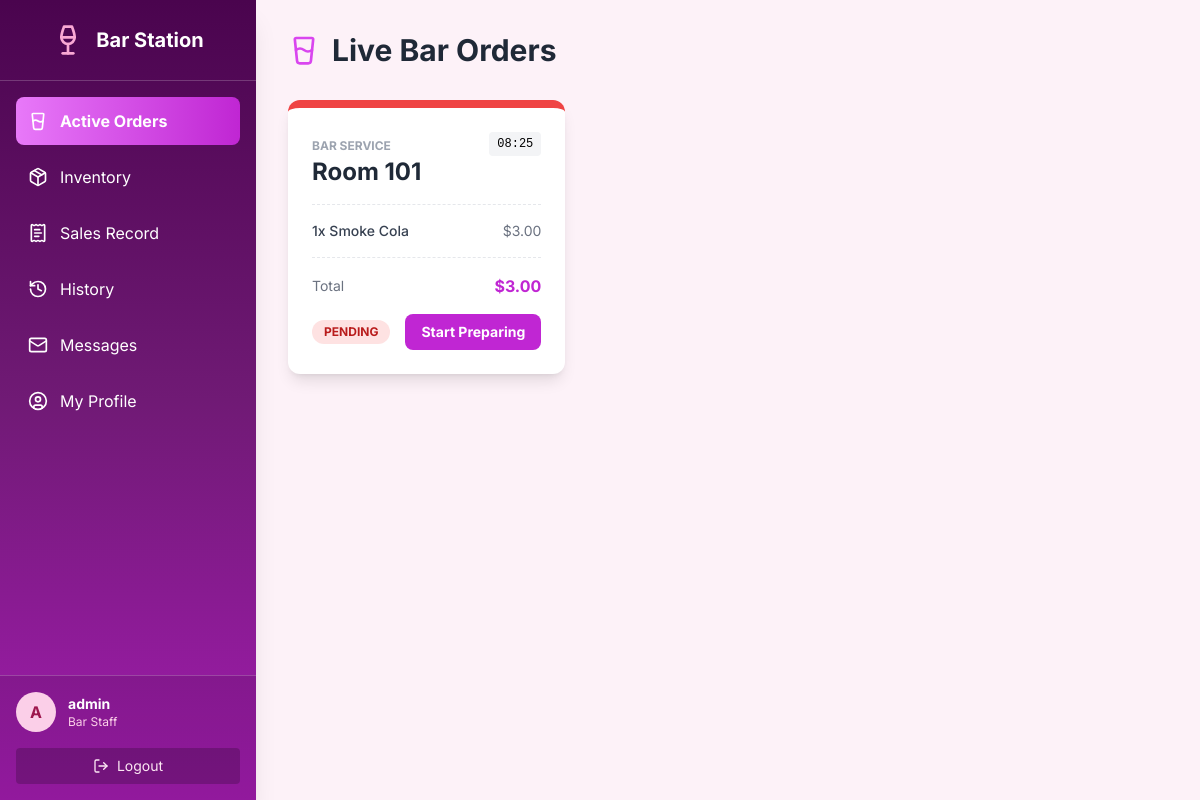
Screenshot of /dashboard/bar/ (signed in) with the database file from the repository.
### accounts/models.py (models this page shows, shortened)
class CustomUser(AbstractUser):
    ADMIN = 'admin'
    EMPLOYEE = 'employee'  # Unified role for all staff
    CUSTOMER = 'customer'
    ROLE_CHOICES = [
        (ADMIN, 'Admin'),
        (EMPLOYEE, 'Employee'),
        (CUSTOMER, 'Customer'),
    ]
    role = models.CharField(max_length=15, choices=ROLE_CHOICES)
    mobile = models.CharField(max_length=15, blank=True, null=True)
    profile_picture = models.ImageField(upload_to='profile_pics/', blank=True, null=True)
    objects = CustomUserManager()

class BarOrder(models.Model):
    STATUS_CHOICES = [
        ('pending', 'Pending'),
        ('preparing', 'Preparing'),
        ('served', 'Served'),
    ]
    booking = models.ForeignKey(Booking, on_delete=models.CASCADE, related_name='bar_orders')
    total_price = models.DecimalField(max_digits=10, decimal_places=2, default=0.00)
    status = models.CharField(max_length=20, choices=STATUS_CHOICES, default='pending')
    is_paid = models.BooleanField(default=False)
    created_at = models.DateTimeField(auto_now_add=True)
    bar_staff = models.ForeignKey(Employee, on_delete=models.SET_NULL, null=True, blank=True, related_name='bar_orders')
    class Meta:
        ordering = ['-created_at']

class Booking(models.Model):
    user = models.ForeignKey(CustomUser, on_delete=models.CASCADE)
    room = models.ForeignKey('Room', on_delete=models.CASCADE)
    check_in = models.DateField()
    check_out = models.DateField()
    actual_check_in = models.DateTimeField(blank=True, null=True)
    actual_check_out = models.DateTimeField(blank=True, null=True)
    total_amount = models.DecimalField(max_digits=10, decimal_places=2, default=0.00)
    is_paid = models.BooleanField(default=False)
    payment_method = models.CharField(max_length=20, blank=True, null=True) # Cash, Card, UPI
    is_cancelled = models.BooleanField(default=False)
    cancelled_at = models.DateTimeField(blank=True, null=True)
    branch = models.ForeignKey('Branch', on_delete=models.SET_NULL, null=True, blank=True, related_name='bookings')
    created_at = models.DateTimeField(auto_now_add=True)

class Room(models.Model):
    ROOM_TYPES = [
        ('single', 'Single Room'),
        ('double', 'Double Room'),
        ('suite', 'Suite'),
        ('deluxe', 'Deluxe Room'),
        ('family', 'Family Room'),
    ]
    AVAILABLE = 'available'
    OCCUPIED = 'occupied'
    DIRTY = 'dirty'
    MAINTENANCE = 'maintenance'
    STATUS_CHOICES = [
        (AVAILABLE, 'Available'),
        (OCCUPIED, 'Occupied'),
        (DIRTY, 'Dirty'),
        (MAINTENANCE, 'Maintenance'),
    ]
    room_number = models.CharField(max_length=10, unique=True)
    room_type = models.CharField(max_length=20, choices=ROOM_TYPES)
    price_per_night = models.DecimalField(max_digits=10, decimal_places=2)
    capacity = models.PositiveIntegerField(help_text="Number of people")
    description = models.TextField(blank=True)
    room_image = models.ImageField(upload_to='room_images/', blank=True, null=True)
    room_status = models.CharField(max_length=20, choices=STATUS_CHOICES, default=AVAILABLE)
    branch = models.ForeignKey('Branch', on_delete=models.SET_NULL, null=True, blank=True, related_name='rooms')

class BarOrderItem(models.Model):
    order = models.ForeignKey(BarOrder, on_delete=models.CASCADE, related_name='items')
    drink = models.ForeignKey(Drink, on_delete=models.CASCADE)
    quantity = models.PositiveIntegerField(default=1)
    price = models.DecimalField(max_digits=8, decimal_places=2, default=0.00)
    @property
    def subtotal(self):
        return self.quantity * self.price

class Drink(models.Model):
    CATEGORY_CHOICES = [
        ('soft', 'Soft Drink'),
        ('juice', 'Juice'),
        ('beer', 'Beer'),
        ('wine', 'Wine'),
        ('spirit', 'Spirit'),
        ('cocktail', 'Cocktail'),
        ('hot', 'Hot Beverage'),
    ]
    name = models.CharField(max_length=100)
    category = models.CharField(max_length=20, choices=CATEGORY_CHOICES)
    price = models.DecimalField(max_digits=8, decimal_places=2)
    cost_price = models.DecimalField(max_digits=8, decimal_places=2, default=0.00,
                                     help_text="Purchase/cost price used for profit calculation.")
    image = models.ImageField(upload_to='drink_images/', blank=True, null=True)
    stock_quantity = models.PositiveIntegerField(default=0)
    is_available = models.BooleanField(default=True)
    branch = models.ForeignKey('Branch', on_delete=models.SET_NULL, null=True, blank=True, related_name='drinks')

### accounts/decorators.py (the view, shortened to what this page needs)
        def wrapper_func(request, *args, **kwargs):
            if not request.user.is_authenticated:
                return redirect('login')
            if request.user.role == 'admin':
                return view_func(request, *args, **kwargs)

### accounts/models.py (called while the page is built)
    @classmethod
    def load(cls):
        obj, _ = cls.objects.get_or_create(pk=1)
        return obj

### accounts/views.py (called while the page is built)
@login_required
@employee_required(allowed_jobs=['bar'])
def bar_dashboard(request):
    active_orders = BarOrder.objects.exclude(status='served').prefetch_related('items__drink')
    low_stock = Drink.objects.filter(stock_quantity__lte=5).order_by('stock_quantity')[:5]
    return render(request, 'bar_panel/dashboard.html', {'orders': active_orders, 'low_stock': low_stock})

### templates/bar_panel/dashboard.html (shortened to what this page needs)
{% extends 'bar_panel/barbase.html' %}
{% block bar_content %}
<div class="max-w-7xl mx-auto">
    <div class="flex items-center justify-between mb-8">
        <h2 class="text-3xl font-bold text-gray-800 flex items-center">
            <i data-lucide="glass-water" class="w-8 h-8 text-fuchsia-500 mr-3"></i> Live Bar Orders
        </h2>
    </div>
    <div class="grid grid-cols-1 md:grid-cols-2 lg:grid-cols-3 gap-6">
        {% for order in orders %}
        <div class="bg-white rounded-xl shadow-lg border-t-8
            {% if order.status == 'pending' %}border-red-500{% elif order.status == 'preparing' %}border-yellow-500{% else %}border-green-500{% endif %}">
            <div class="p-6">
                <div class="flex justify-between items-start mb-4">
                    <div>
                        <span class="text-xs font-bold text-gray-400 uppercase">Bar Service</span>
                        <h3 class="text-2xl font-bold text-gray-800">Room {{ order.booking.room.room_number }}</h3>
                    </div>
                    <span class="text-xs font-mono bg-gray-100 px-2 py-1 rounded">{{ order.created_at|time:"H:i" }}</span>
                </div>
                <div class="border-t border-b border-dashed border-gray-200 py-4 my-4 space-y-2">
                    {% for item in order.items.all %}
                    <div class="flex justify-between items-center text-sm">
                        <span class="text-gray-700 font-medium">{{ item.quantity }}x {{ item.drink.name }}</span>
                        <span class="text-gray-500">{{ site_currency }}{{ item.subtotal|floatformat:2 }}</span>
                    </div>
                    {% endfor %}
                </div>
                <div class="flex justify-between items-center mb-4">
                    <span class="text-sm text-gray-500">Total</span>
                    <span class="font-bold text-fuchsia-600">{{ site_currency }}{{ order.total_price|floatformat:2 }}</span>
                </div>
                <div class="flex justify-between items-center">
                    <span class="px-3 py-1 rounded-full text-xs font-bold uppercase
                        {% if order.status == 'pending' %}bg-red-100 text-red-700{% elif order.status == 'preparing' %}bg-yellow-100 text-yellow-700{% else %}bg-green-100 text-green-700{% endif %}">
                        {{ order.get_status_display }}
                    </span>
                    {% if order.status == 'pending' %}
                        <a href="{% url 'update_bar_order_status' order.id 'preparing' %}" class="px-4 py-2 bg-fuchsia-600 hover:bg-fuchsia-700 text-white rounded-lg font-bold text-sm transition">Start Preparing</a>
                    {% elif order.status == 'preparing' %}
                        <a href="{% url 'update_bar_order_status' order.id 'served' %}" class="px-4 py-2 bg-green-600 hover:bg-green-700 text-white rounded-lg font-bold text-sm transition">Mark Served</a>
                    {% endif %}
                </div>
            </div>
        </div>
        {% empty %}
        <div class="col-span-3 text-center py-20 bg-white rounded-xl border border-dashed border-gray-300">
            <i data-lucide="martini" class="w-16 h-16 mx-auto text-gray-300 mb-4"></i>
            <p class="text-gray-500 text-lg">No active bar orders.</p>
        </div>
        {% endfor %}
    </div>
</div>
{% endblock %}

### templates/bar_panel/barbase.html (shortened to what this page needs)
{% load static %}
<!DOCTYPE html>
<html lang="en">
<head>
  <script src="https://cdn.tailwindcss.com"></script>
</head>
<body class="flex min-h-screen">
  <aside id="sidebar" class="sidebar w-64 fixed inset-y-0 left-0 z-30 shadow-xl transform -translate-x-full md:translate-x-0 transition-transform duration-300 flex flex-col">
    <div class="flex items-center justify-center p-6 border-b border-white/20">
      <i data-lucide="wine" class="w-8 h-8 mr-3 text-pink-300"></i>
      <h1 class="text-xl font-bold">Bar Station</h1>
    </div>
    <nav class="p-4 space-y-2 flex-1 min-h-0 overflow-y-auto">
      <a href="{% url 'bar_dashboard' %}" class="sidebar-link flex items-center p-3 rounded-lg {% if request.resolver_match.url_name == 'bar_dashboard' %}active{% endif %}">
        <i data-lucide="glass-water" class="w-5 h-5 mr-3"></i> Active Orders
      </a>
      <a href="{% url 'bar_inventory' %}" class="sidebar-link flex items-center p-3 rounded-lg {% if request.resolver_match.url_name == 'bar_inventory' %}active{% endif %}">
        <i data-lucide="package" class="w-5 h-5 mr-3"></i> Inventory
      </a>
      <a href="{% url 'sales_record' %}" class="sidebar-link flex items-center p-3 rounded-lg {% if request.resolver_match.url_name == 'sales_record' %}active{% endif %}">
        <i data-lucide="receipt-text" class="w-5 h-5 mr-3"></i> Sales Record
      </a>
      <a href="{% url 'bar_history' %}" class="sidebar-link flex items-center p-3 rounded-lg {% if request.resolver_match.url_name == 'bar_history' %}active{% endif %}">
        <i data-lucide="history" class="w-5 h-5 mr-3"></i> History
      </a>
      <a href="{% url 'inbox' %}" class="sidebar-link flex items-center p-3 rounded-lg {% if request.resolver_match.url_name == 'inbox' %}active{% endif %}">
        <i data-lucide="mail" class="w-5 h-5 mr-3"></i> Messages
      </a>
      <a href="{% url 'bar_profile' %}" class="sidebar-link flex items-center p-3 rounded-lg {% if request.resolver_match.url_name == 'bar_profile' %}active{% endif %}">
        <i data-lucide="user-circle" class="w-5 h-5 mr-3"></i> My Profile
      </a>
    </nav>
    <div class="shrink-0 bg-black/10 border-t border-white/20">
       <div class="p-4 flex items-center gap-3">
           {% if user.profile_picture %}
               <img src="{{ user.profile_picture.url }}" class="w-10 h-10 rounded-full border-2 border-pink-300 object-cover">
           {% else %}
               <div class="w-10 h-10 bg-pink-200 text-pink-800 rounded-full flex items-center justify-center font-bold">{{ user.username|first|upper }}</div>
           {% endif %}
           <div class="flex-1 min-w-0">
               <p class="text-sm font-bold truncate">{{ user.get_full_name|default:user.username }}</p>
               <p class="text-xs text-pink-200">Bar Staff</p>
           </div>
       </div>
       <div class="px-4 pb-4">
           <form action="{% url 'logout' %}" method="post">
               <button class="flex items-center justify-center w-full py-2 text-sm bg-black/20 hover:bg-black/40 rounded text-pink-100 transition">
                   <i data-lucide="log-out" class="w-4 h-4 mr-2"></i> Logout
               </button>
           </form>
       </div>
    </div>
  </aside>
  <main class="flex-1 md:ml-64 p-4 md:p-8">
    {% block bar_content %}{% endblock %}
  </main>
</body>
</html>

### templates/bar_panel/barbase.html (style rules this page uses)
body { font-family: 'Inter', sans-serif; background-color: #fdf2f8; }
.sidebar { background: linear-gradient(to bottom, #4a044e, #701a75, #a21caf); color: white; }
.sidebar-link.active { background: linear-gradient(to right, #e879f9, #c026d3); color: white; font-weight: 700; }

### rows the page displays
CustomUser: username|first "A", get_full_name "admin"
BarOrder: booking.room.room_number "101", created_at "08:25", site_currency "$", total_price "3.00", status "PENDING", shows "Start Preparing"
BarOrderItem: quantity "1", drink.name "Smoke Cola", site_currency "$", subtotal "3.00"
